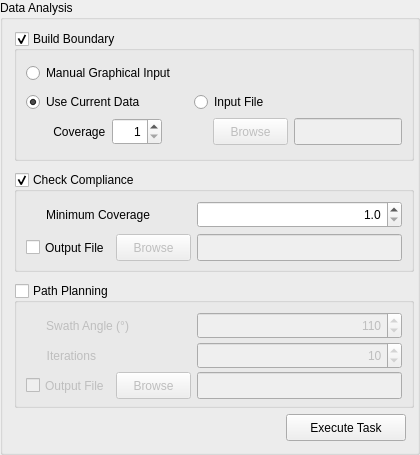
       <widget class="QGroupBox" name="dataGroup">
        <property name="sizePolicy">
         <sizepolicy hsizetype="Maximum" vsizetype="Maximum">
          <horstretch>0</horstretch>
          <verstretch>0</verstretch>
         </sizepolicy>
        </property>
        <property name="minimumSize">
         <size>
          <width>420</width>
          <height>455</height>
         </size>
        </property>
        <property name="maximumSize">
         <size>
          <width>420</width>
          <height>455</height>
         </size>
        </property>
        <property name="title">
         <string>Data Analysis</string>
        </property>
        <property name="checkable">
         <bool>false</bool>
        </property>
        <layout class="QGridLayout" name="gridLayout_6">
         <item row="5" column="0">
          <spacer name="horizontalSpacer_20">
           <property name="orientation">
            <enum>Qt::Horizontal</enum>
           </property>
           <property name="sizeHint" stdset="0">
            <size>
             <width>430</width>
             <height>20</height>
            </size>
           </property>
          </spacer>
         </item>
         <item row="1" column="0" colspan="2">
          <spacer name="verticalSpacer">
           <property name="orientation">
            <enum>Qt::Vertical</enum>
           </property>
           <property name="sizeHint" stdset="0">
            <size>
             <width>20</width>
             <height>40</height>
            </size>
           </property>
          </spacer>
         </item>
         <item row="0" column="0" colspan="2">
          <widget class="QGroupBox" name="bounGroup">
           <property name="sizePolicy">
            <sizepolicy hsizetype="Minimum" vsizetype="Minimum">
             <horstretch>0</horstretch>
             <verstretch>0</verstretch>
            </sizepolicy>
           </property>
           <property name="minimumSize">
            <size>
             <width>400</width>
             <height>130</height>
            </size>
           </property>
           <property name="maximumSize">
            <size>
             <width>400</width>
             <height>130</height>
            </size>
           </property>
           <property name="title">
            <string>Build Boundary</string>
           </property>
           <property name="flat">
            <bool>false</bool>
           </property>
           <property name="checkable">
            <bool>true</bool>
           </property>
           <layout class="QGridLayout" name="gridLayout_7">
            <item row="1" column="2">
             <layout class="QGridLayout" name="bounInGlayout">
              <item row="0" column="0" colspan="3">
               <widget class="QRadioButton" name="bounFileRadio">
                <property name="enabled">
                 <bool>true</bool>
                </property>
                <property name="minimumSize">
                 <size>
                  <width>0</width>
                  <height>0</height>
                 </size>
                </property>
                <property name="maximumSize">
                 <size>
                  <width>16777215</width>
                  <height>16777215</height>
                 </size>
                </property>
                <property name="toolTip">
                 <string>Two-column Text File, Header Row: Easting, Northing</string>
                </property>
                <property name="text">
                 <string>Input File</string>
                </property>
               </widget>
              </item>
              <item row="1" column="0">
               <spacer name="horizontalSpacer_4">
                <property name="orientation">
                 <enum>Qt::Horizontal</enum>
                </property>
                <property name="sizeType">
                 <enum>QSizePolicy::Fixed</enum>
                </property>
                <property name="sizeHint" stdset="0">
                 <size>
                  <width>13</width>
                  <height>20</height>
                 </size>
                </property>
               </spacer>
              </item>
              <item row="1" column="1">
               <widget class="QPushButton" name="bounFileBrowseButton">
                <property name="enabled">
                 <bool>false</bool>
                </property>
                <property name="minimumSize">
                 <size>
                  <width>75</width>
                  <height>27</height>
                 </size>
                </property>
                <property name="maximumSize">
                 <size>
                  <width>75</width>
                  <height>27</height>
                 </size>
                </property>
                <property name="toolTip">
                 <string>&lt;html&gt;&lt;head/&gt;&lt;body&gt;&lt;p&gt;Two-column Text File, Header Row: Easting, Northing&lt;/p&gt;&lt;/body&gt;&lt;/html&gt;</string>
                </property>
                <property name="text">
                 <string>Browse</string>
                </property>
               </widget>
              </item>
              <item row="1" column="2">
               <widget class="QLineEdit" name="bounFileInput">
                <property name="enabled">
                 <bool>false</bool>
                </property>
                <property name="minimumSize">
                 <size>
                  <width>0</width>
                  <height>27</height>
                 </size>
                </property>
                <property name="maximumSize">
                 <size>
                  <width>120</width>
                  <height>27</height>
                 </size>
                </property>
                <property name="toolTip">
                 <string>&lt;html&gt;&lt;head/&gt;&lt;body&gt;&lt;p&gt;Two-column Text File, Header Row: Easting, Northing&lt;/p&gt;&lt;/body&gt;&lt;/html&gt;</string>
                </property>
               </widget>
              </item>
             </layout>
            </item>
            <item row="1" column="0">
             <layout class="QGridLayout" name="gridLayout_3">
              <item row="0" column="0" colspan="3">
               <widget class="QRadioButton" name="bounRadio">
                <property name="enabled">
                 <bool>true</bool>
                </property>
                <property name="text">
                 <string>Use Current Data</string>
                </property>
                <property name="checked">
                 <bool>true</bool>
                </property>
               </widget>
              </item>
              <item row="1" column="1" alignment="Qt::AlignRight">
               <widget class="QLabel" name="label_5">
                <property name="text">
                 <string> Coverage</string>
                </property>
               </widget>
              </item>
              <item row="1" column="0">
               <spacer name="horizontalSpacer_3">
                <property name="orientation">
                 <enum>Qt::Horizontal</enum>
                </property>
                <property name="sizeHint" stdset="0">
                 <size>
                  <width>18</width>
                  <height>20</height>
                 </size>
                </property>
               </spacer>
              </item>
              <item row="1" column="2">
               <widget class="QSpinBox" name="bounSpinbox">
                <property name="minimumSize">
                 <size>
                  <width>50</width>
                  <height>27</height>
                 </size>
                </property>
                <property name="maximumSize">
                 <size>
                  <width>50</width>
                  <height>27</height>
                 </size>
                </property>
                <property name="toolTip">
                 <string>Minimum Coverage for Building Boundary</string>
                </property>
                <property name="alignment">
                 <set>Qt::AlignRight|Qt::AlignTrailing|Qt::AlignVCenter</set>
                </property>
                <property name="minimum">
                 <number>1</number>
                </property>
                <property name="maximum">
                 <number>5</number>
                </property>
               </widget>
              </item>
             </layout>
            </item>
            <item row="1" column="1">
             <spacer name="horizontalSpacer_5">
              <property name="orientation">
               <enum>Qt::Horizontal</enum>
              </property>
              <property name="sizeHint" stdset="0">
               <size>
                <width>6</width>
                <height>20</height>
               </size>
              </property>
             </spacer>
            </item>
            <item row="0" column="0" colspan="3">
             <widget class="QRadioButton" name="ginputRadio">
              <property name="toolTip">
               <string>Click in Sequence on Coverage Map: Left-click to Select, Right-click to Deselect, Mid-click to Confirm</string>
              </property>
              <property name="statusTip">
               <string/>
              </property>
              <property name="whatsThis">
               <string/>
              </property>
              <property name="text">
               <string>Manual Graphical Input</string>
              </property>
             </widget>
            </item>
           </layout>
          </widget>
         </item>
         <item row="3" column="0" colspan="2">
          <spacer name="verticalSpacer_2">
           <property name="orientation">
            <enum>Qt::Vertical</enum>
           </property>
           <property name="sizeHint" stdset="0">
            <size>
             <width>20</width>
             <height>40</height>
            </size>
           </property>
          </spacer>
         </item>
         <item row="2" column="0" colspan="2">
          <widget class="QGroupBox" name="failGroup">
           <property name="minimumSize">
            <size>
             <width>400</width>
             <height>100</height>
            </size>
           </property>
           <property name="maximumSize">
            <size>
             <width>400</width>
             <height>100</height>
            </size>
           </property>
           <property name="title">
            <string>Check Compliance</string>
           </property>
           <property name="checkable">
            <bool>true</bool>
           </property>
           <layout class="QHBoxLayout" name="horizontalLayout_2">
            <item>
             <layout class="QGridLayout" name="gridLayout_5">
              <item row="0" column="0" colspan="2" alignment="Qt::AlignLeft">
               <widget class="QLabel" name="label_4">
                <property name="sizePolicy">
                 <sizepolicy hsizetype="Minimum" vsizetype="Preferred">
                  <horstretch>0</horstretch>
                  <verstretch>0</verstretch>
                 </sizepolicy>
                </property>
                <property name="minimumSize">
                 <size>
                  <width>0</width>
                  <height>27</height>
                 </size>
                </property>
                <property name="maximumSize">
                 <size>
                  <width>16777215</width>
                  <height>27</height>
                 </size>
                </property>
                <property name="text">
                 <string>      Minimum Coverage</string>
                </property>
                <property name="alignment">
                 <set>Qt::AlignRight|Qt::AlignTrailing|Qt::AlignVCenter</set>
                </property>
               </widget>
              </item>
              <item row="1" column="0">
               <widget class="QCheckBox" name="failOutCheckbox">
                <property name="sizePolicy">
                 <sizepolicy hsizetype="Minimum" vsizetype="Fixed">
                  <horstretch>0</horstretch>
                  <verstretch>0</verstretch>
                 </sizepolicy>
                </property>
                <property name="minimumSize">
                 <size>
                  <width>0</width>
                  <height>27</height>
                 </size>
                </property>
                <property name="maximumSize">
                 <size>
                  <width>16777215</width>
                  <height>27</height>
                 </size>
                </property>
                <property name="text">
                 <string>Output File</string>
                </property>
               </widget>
              </item>
              <item row="1" column="1">
               <widget class="QPushButton" name="failDirBrowseButton">
                <property name="enabled">
                 <bool>false</bool>
                </property>
                <property name="minimumSize">
                 <size>
                  <width>75</width>
                  <height>27</height>
                 </size>
                </property>
                <property name="maximumSize">
                 <size>
                  <width>75</width>
                  <height>27</height>
                 </size>
                </property>
                <property name="text">
                 <string>Browse</string>
                </property>
               </widget>
              </item>
             </layout>
            </item>
            <item>
             <layout class="QVBoxLayout" name="verticalLayout_3">
              <item>
               <widget class="QDoubleSpinBox" name="inputCoverage">
                <property name="minimumSize">
                 <size>
                  <width>0</width>
                  <height>27</height>
                 </size>
                </property>
                <property name="maximumSize">
                 <size>
                  <width>16777215</width>
                  <height>27</height>
                 </size>
                </property>
                <property name="alignment">
                 <set>Qt::AlignRight|Qt::AlignTrailing|Qt::AlignVCenter</set>
                </property>
                <property name="decimals">
                 <number>1</number>
                </property>
                <property name="minimum">
                 <double>1.000000000000000</double>
                </property>
                <property name="maximum">
                 <double>99.000000000000000</double>
                </property>
                <property name="singleStep">
                 <double>0.500000000000000</double>
                </property>
               </widget>
              </item>
              <item>
               <widget class="QLineEdit" name="failDir">
                <property name="enabled">
                 <bool>false</bool>
                </property>
                <property name="minimumSize">
                 <size>
                  <width>0</width>
                  <height>27</height>
                 </size>
                </property>
                <property name="maximumSize">
                 <size>
                  <width>16777215</width>
                  <height>27</height>
                 </size>
                </property>
               </widget>
              </item>
             </layout>
            </item>
           </layout>
          </widget>
         </item>
         <item row="5" column="1">
          <widget class="QPushButton" name="execButton">
           <property name="sizePolicy">
            <sizepolicy hsizetype="Minimum" vsizetype="Maximum">
             <horstretch>0</horstretch>
             <verstretch>0</verstretch>
            </sizepolicy>
           </property>
           <property name="minimumSize">
            <size>
             <width>120</width>
             <height>27</height>
            </size>
           </property>
           <property name="maximumSize">
            <size>
             <width>120</width>
             <height>27</height>
            </size>
           </property>
           <property name="text">
            <string>Execute Task</string>
           </property>
          </widget>
         </item>
         <item row="4" column="0" colspan="2">
          <widget class="QGroupBox" name="ppGroup">
           <property name="sizePolicy">
            <sizepolicy hsizetype="Maximum" vsizetype="Maximum">
             <horstretch>0</horstretch>
             <verstretch>0</verstretch>
            </sizepolicy>
           </property>
           <property name="minimumSize">
            <size>
             <width>400</width>
             <height>125</height>
            </size>
           </property>
           <property name="maximumSize">
            <size>
             <width>400</width>
             <height>125</height>
            </size>
           </property>
           <property name="title">
            <string>Path Planning</string>
           </property>
           <property name="flat">
            <bool>false</bool>
           </property>
           <property name="checkable">
            <bool>true</bool>
           </property>
           <property name="checked">
            <bool>false</bool>
           </property>
           <layout class="QHBoxLayout" name="horizontalLayout_3">
            <item>
             <layout class="QGridLayout" name="gridLayout_8">
              <item row="2" column="1">
               <widget class="QPushButton" name="ppDirBrowseButton">
                <property name="enabled">
                 <bool>false</bool>
                </property>
                <property name="minimumSize">
                 <size>
                  <width>75</width>
                  <height>27</height>
                 </size>
                </property>
                <property name="maximumSize">
                 <size>
                  <width>75</width>
                  <height>27</height>
                 </size>
                </property>
                <property name="text">
                 <string>Browse</string>
                </property>
               </widget>
              </item>
              <item row="2" column="0">
               <widget class="QCheckBox" name="ppOutCheckbox">
                <property name="sizePolicy">
                 <sizepolicy hsizetype="Minimum" vsizetype="Fixed">
                  <horstretch>0</horstretch>
                  <verstretch>0</verstretch>
                 </sizepolicy>
                </property>
                <property name="minimumSize">
                 <size>
                  <width>0</width>
                  <height>27</height>
                 </size>
                </property>
                <property name="maximumSize">
                 <size>
                  <width>16777215</width>
                  <height>27</height>
                 </size>
                </property>
                <property name="text">
                 <string>Output File</string>
                </property>
               </widget>
              </item>
              <item row="1" column="0" colspan="2" alignment="Qt::AlignLeft">
               <widget class="QLabel" name="label_9">
                <property name="sizePolicy">
                 <sizepolicy hsizetype="Minimum" vsizetype="Preferred">
                  <horstretch>0</horstretch>
                  <verstretch>0</verstretch>
                 </sizepolicy>
                </property>
                <property name="minimumSize">
                 <size>
                  <width>0</width>
                  <height>27</height>
                 </size>
                </property>
                <property name="maximumSize">
                 <size>
                  <width>16777215</width>
                  <height>27</height>
                 </size>
                </property>
                <property name="text">
                 <string>      Iterations</string>
                </property>
                <property name="alignment">
                 <set>Qt::AlignRight|Qt::AlignTrailing|Qt::AlignVCenter</set>
                </property>
               </widget>
              </item>
              <item row="0" column="0" colspan="2" alignment="Qt::AlignLeft">
               <widget class="QLabel" name="label_6">
                <property name="sizePolicy">
                 <sizepolicy hsizetype="Minimum" vsizetype="Preferred">
                  <horstretch>0</horstretch>
                  <verstretch>0</verstretch>
                 </sizepolicy>
                </property>
                <property name="minimumSize">
                 <size>
                  <width>0</width>
                  <height>27</height>
                 </size>
                </property>
                <property name="maximumSize">
                 <size>
                  <width>16777215</width>
                  <height>27</height>
                 </size>
                </property>
                <property name="text">
                 <string>      Swath Angle (°)</string>
                </property>
                <property name="alignment">
                 <set>Qt::AlignRight|Qt::AlignTrailing|Qt::AlignVCenter</set>
                </property>
               </widget>
              </item>
             </layout>
            </item>
            <item>
             <layout class="QVBoxLayout" name="verticalLayout_4">
              <item>
               <widget class="QSpinBox" name="swathSpinbox">
                <property name="minimumSize">
                 <size>
                  <width>0</width>
                  <height>27</height>
                 </size>
                </property>
                <property name="maximumSize">
                 <size>
                  <width>16777215</width>
                  <height>27</height>
                 </size>
                </property>
                <property name="alignment">
                 <set>Qt::AlignRight|Qt::AlignTrailing|Qt::AlignVCenter</set>
                </property>
                <property name="minimum">
                 <number>30</number>
                </property>
                <property name="maximum">
                 <number>180</number>
                </property>
                <property name="singleStep">
                 <number>10</number>
                </property>
                <property name="value">
                 <number>110</number>
                </property>
               </widget>
              </item>
              <item>
               <widget class="QSpinBox" name="ppSpinBox">
                <property name="minimumSize">
                 <size>
                  <width>0</width>
                  <height>27</height>
                 </size>
                </property>
                <property name="maximumSize">
                 <size>
                  <width>16777215</width>
                  <height>27</height>
                 </size>
                </property>
                <property name="alignment">
                 <set>Qt::AlignRight|Qt::AlignTrailing|Qt::AlignVCenter</set>
                </property>
                <property name="minimum">
                 <number>5</number>
                </property>
                <property name="maximum">
                 <number>100</number>
                </property>
                <property name="singleStep">
                 <number>5</number>
                </property>
                <property name="value">
                 <number>10</number>
                </property>
               </widget>
              </item>
              <item>
               <widget class="QLineEdit" name="ppDir">
                <property name="enabled">
                 <bool>false</bool>
                </property>
                <property name="minimumSize">
                 <size>
                  <width>0</width>
                  <height>27</height>
                 </size>
                </property>
                <property name="maximumSize">
                 <size>
                  <width>16777215</width>
                  <height>27</height>
                 </size>
                </property>
               </widget>
              </item>
             </layout>
            </item>
           </layout>
          </widget>
         </item>
        </layout>
       </widget>
